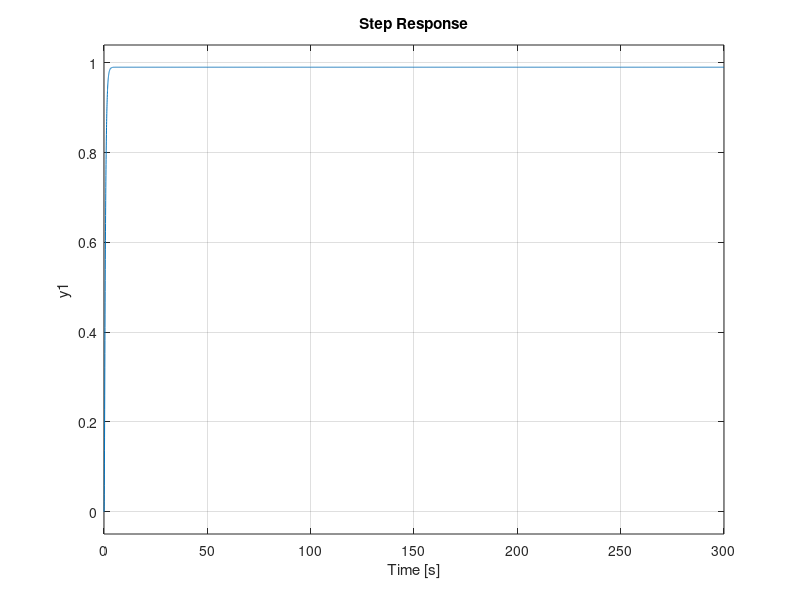

This figure's MATLAB source:
H = tf([0 0 0 200],[1 22 141 2])

cL = H/(H+1)

%[A B C D]=ss(cL)

syspoles =pole(cL)

syszeros =zero(cL)

step(cL);
saveas(gcf,'q3.jpg');

%plot(t,y)



